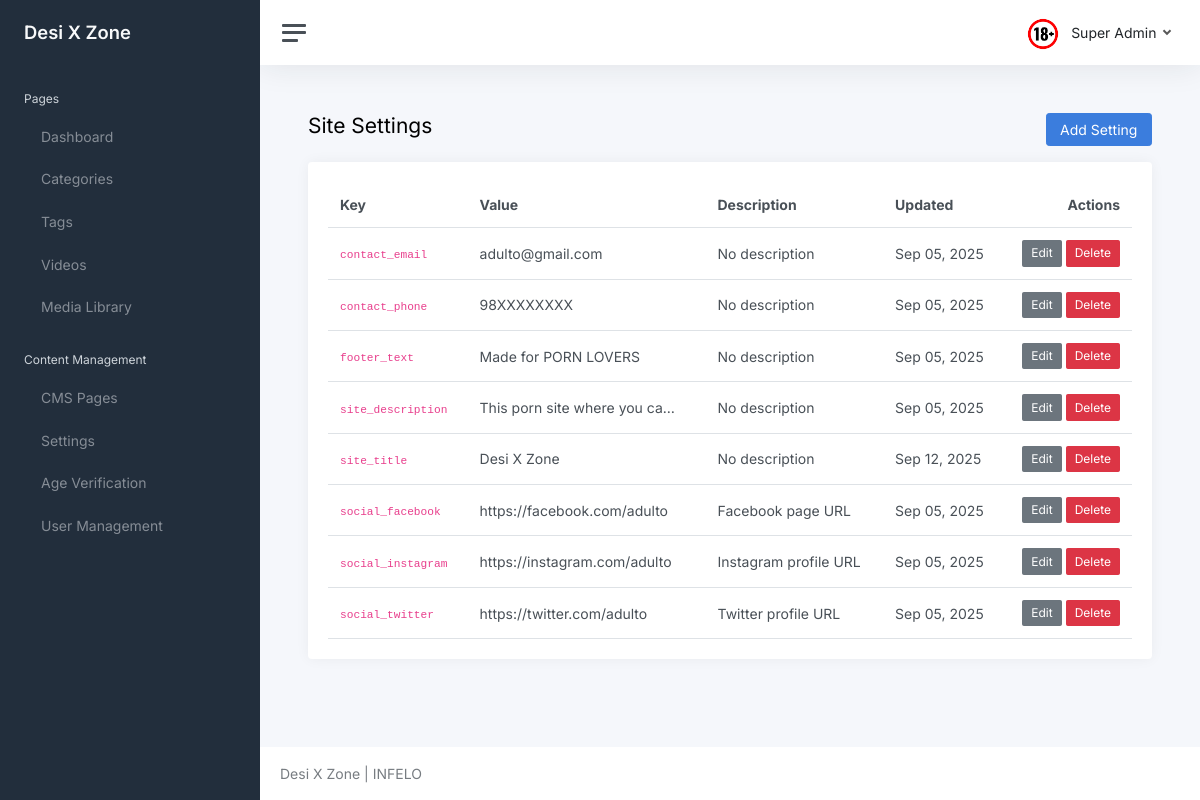
Screenshot of /core/settings/ (signed in) with the database file from the repository.
### core/models.py (models this page shows, shortened)
class Settings(models.Model):
	key = models.CharField(max_length=100, unique=True, help_text="Setting key (e.g., 'site_title', 'contact_email')")
	value = models.TextField(help_text="Setting value")
	description = models.TextField(blank=True, help_text="Description of what this setting does")
	created_at = models.DateTimeField(auto_now_add=True)
	updated_at = models.DateTimeField(auto_now=True)
	class Meta:
		ordering = ['key']
		verbose_name = "Setting"
		verbose_name_plural = "Settings"
	@classmethod
	def get_setting(cls, key, default=None):
		try:
			return cls.objects.get(key=key).value
		except cls.DoesNotExist:
			return default

class User(AbstractUser):
	username = None
	first_name = None
	last_name = None
	name = models.CharField(max_length=150, blank=True)
	email = models.EmailField(unique=True)
	is_freeze = models.BooleanField(default=False)
	is_email_verified = models.BooleanField(default=False)
	email_verification_token = models.CharField(max_length=100, blank=True, null=True)
	email_verification_created = models.DateTimeField(blank=True, null=True)
	is_staff = models.BooleanField(default=False, help_text="Designates whether the user can log into the admin site. Only activated users can access admin.")
	USERNAME_FIELD = 'email'
	REQUIRED_FIELDS = []

### core/views.py (the view)
# urls.py: path('settings/', views.settings_list, name='settings_list'),
@login_required(login_url='login')
def settings_list(request):
	settings = Settings.objects.all()
	context = {
		'settings': settings,
	}
	return render(request, 'core/settings_list.html', context)

### adulto/context_processors.py (called while the page is built)
def site_branding(request):
	return {
		"site_brand": getattr(settings, "SITE_BRAND", "Desi X Zone"),
		"site_logo_url": getattr(settings, "SITE_LOGO_URL", "/static/logo.png"),
	}

### core/models.py (called while the page is built)
	@classmethod
	def get_active(cls):
		try:
			return cls.objects.filter(is_active=True).first()
		except:
			return None

### templates/core/settings_list.html
{% extends 'core/layout/base.html' %}
{% block content %}
<div class="container-fluid p-0">
    <div class="d-flex justify-content-between align-items-center mb-3">
        <h1 class="h3 d-inline align-middle">Site Settings</h1>
        <a class="btn btn-primary" href="{% url 'settings_create' %}">Add Setting</a>
    </div>
    <div class="card">
        <div class="card-body">
            <table class="table table-hover my-0">
                <thead>
                    <tr>
                        <th>Key</th>
                        <th>Value</th>
                        <th>Description</th>
                        <th>Updated</th>
                        <th class="text-end">Actions</th>
                    </tr>
                </thead>
                <tbody>
                    {% for setting in settings %}
                    <tr>
                        <td>
                            <code>{{ setting.key }}</code>
                        </td>
                        <td>
                            <div class="text-truncate" style="max-width: 200px;" title="{{ setting.value }}">
                                {{ setting.value }}
                            </div>
                        </td>
                        <td>
                            <div class="text-truncate" style="max-width: 150px;" title="{{ setting.description }}">
                                {{ setting.description|default:"No description" }}
                            </div>
                        </td>
                        <td>{{ setting.updated_at|date:"M d, Y" }}</td>
                        <td class="text-end">
                            <a class="btn btn-sm btn-secondary" href="{% url 'settings_update' setting.id %}">Edit</a>
                            <a class="btn btn-sm btn-danger" href="{% url 'settings_delete' setting.id %}">Delete</a>
                        </td>
                    </tr>
                    {% empty %}
                    <tr>
                        <td colspan="5" class="text-center text-muted">No settings found</td>
                    </tr>
                    {% endfor %}
                </tbody>
            </table>
        </div>
    </div>
</div>
{% endblock %}

### templates/core/layout/base.html (shortened to what this page needs)
<!DOCTYPE html>
<html lang="en">
<head>
    <link href="/static/core/css/app.css" rel="stylesheet">
</head>
<body>
    <div class="wrapper">
        {% include 'core/layout/sidebar.html' %}
        <div class="main">
            {% include 'core/layout/header.html' %}
            <main class="content">
                {% block content %}{% endblock %}
            </main>
            <footer class="footer">
                <div class="container-fluid">
                    <div class="row text-muted">
                        <div class="col-6 text-start">
                            <p class="mb-0">
                                {{ site_brand }} | INFELO
                            </p>
                        </div>
                    </div>
                </div>
            </footer>
        </div>
    </div>
</body>
</html>

### templates/core/layout/sidebar.html (shortened to what this page needs)
<nav id="sidebar" class="sidebar js-sidebar">
    <div class="sidebar-content js-simplebar">
        <a class="sidebar-brand" href="index.html">
            <span class="align-middle">{{ site_brand }}</span>
        </a>
        <ul class="sidebar-nav">
            <li class="sidebar-header">
                Pages
            </li>
            <li class="sidebar-item">
                <a class="sidebar-link" href="{% url 'dashboard' %}">
                     <span
                        class="align-middle">Dashboard</span>
                </a>
            </li>
            <li class="sidebar-item">
                <a class="sidebar-link" href="{% url 'category_list' %}">
                     <span
                        class="align-middle">Categories</span>
                </a>
            </li>
            <li class="sidebar-item">
                <a class="sidebar-link" href="{% url 'tag_list' %}">
                     <span
                        class="align-middle">Tags</span>
                </a>
            </li>
            <li class="sidebar-item">
                <a class="sidebar-link" href="{% url 'video_list' %}">
                     <span
                        class="align-middle">Videos</span>
                </a>
            </li>
            <li class="sidebar-item">
                <a class="sidebar-link" href="{% url 'media_library' %}">
                     <span
                        class="align-middle">Media Library</span>
                </a>
            </li>
            <li class="sidebar-header">
                Content Management
            </li>
            <li class="sidebar-item">
                <a class="sidebar-link" href="{% url 'cms_list' %}">
                     <span
                        class="align-middle">CMS Pages</span>
                </a>
            </li>
            <li class="sidebar-item">
                <a class="sidebar-link" href="{% url 'settings_list' %}">
                     <span
                        class="align-middle">Settings</span>
                </a>
            </li>
            <li class="sidebar-item">
                <a class="sidebar-link" href="{% url 'age_verification_list' %}">
                     <span
                        class="align-middle">Age Verification</span>
                </a>
            </li>
            <li class="sidebar-item">
                <a class="sidebar-link" href="{% url 'user_list' %}">
                     <span
                        class="align-middle">User Management</span>
                </a>
            </li>
        </ul>
    </div>
</nav>

### templates/core/layout/header.html (shortened to what this page needs)
<nav class="navbar navbar-expand navbar-light navbar-bg">
    <a class="sidebar-toggle js-sidebar-toggle">
        <i class="hamburger align-self-center"></i>
    </a>
    <div class="navbar-collapse collapse">
        <ul class="navbar-nav navbar-align">
            <li class="nav-item dropdown">
                <a class="nav-link dropdown-toggle d-none d-sm-inline-block" href="#"
                    data-bs-toggle="dropdown">
                    <img src="/static/core/logo.png" class="avatar img-fluid rounded me-1"
                        alt="" /> <span class="text-dark">{{ request.user.name }}</span>
                </a>
            </li>
        </ul>
    </div>
</nav>

### rows the page displays
Settings: value "Desi X Zone", key "site_title", description "No description", updated_at "Sep 12, 2025"
User: user.name "Super Admin"
Settings: key "contact_email", value "adulto@gmail.com", description "No description", updated_at "Sep 05, 2025"
Settings: key "contact_phone", value "98XXXXXXXX", description "No description", updated_at "Sep 05, 2025"
Settings: key "footer_text", value "Made for PORN LOVERS", description "No description", updated_at "Sep 05, 2025"
Settings: key "site_description", value "This porn site where you ca…", description "No description", updated_at "Sep 05, 2025"
Settings: key "social_facebook", value "https://facebook.com/adulto", description "Facebook page URL", updated_at "Sep 05, 2025"
Settings: key "social_instagram", value "https://instagram.com/adulto", description "Instagram profile URL", updated_at "Sep 05, 2025"
Settings: key "social_twitter", value "https://twitter.com/adulto", description "Twitter profile URL", updated_at "Sep 05, 2025"
